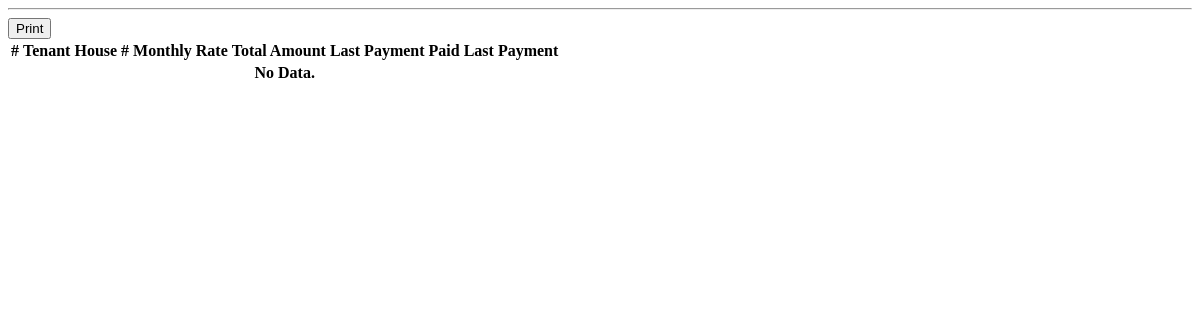
Before: /balance_report.php with the older database file.
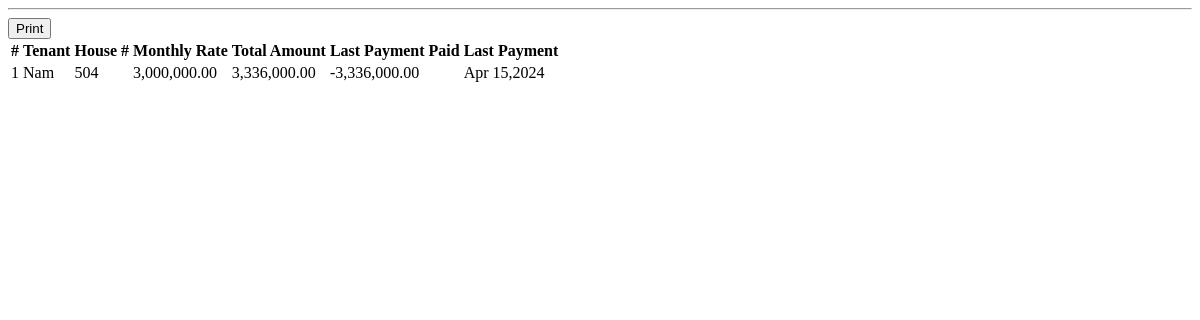
After: the same page with the newer database file.
### tables this page shows
CREATE TABLE `tenants` (
  `id` int(30) NOT NULL,
  `house_id` int(30) NOT NULL,
  `status` tinyint(1) NOT NULL DEFAULT 1 COMMENT '1 = active, 0= inactive',
  `date_in` date NOT NULL,
  `user_id` int(11) NOT NULL
);

CREATE TABLE `users` (
  `id` int(30) NOT NULL,
  `name` text NOT NULL,
  `username` varchar(200) NOT NULL,
  `password` text NOT NULL,
  `type` tinyint(1) NOT NULL DEFAULT 2 COMMENT '1=Admin,2=Staff',
  `phone` varchar(255) DEFAULT NULL,
  `email` varchar(255) NOT NULL
);

CREATE TABLE `houses` (
  `id` int(30) NOT NULL,
  `house_no` varchar(50) NOT NULL,
  `category_id` int(30) NOT NULL,
  `description` text NOT NULL,
  `price` double NOT NULL,
  `electricity_number` float NOT NULL,
  `water_meter` float NOT NULL
);

CREATE TABLE `payments` (
  `id` int(30) NOT NULL,
  `tenant_id` int(30) NOT NULL,
  `amount` float NOT NULL,
  `invoice` varchar(50) NOT NULL,
  `electricity_number` int(11) NOT NULL,
  `water_number` int(11) NOT NULL,
  `date_created` datetime NOT NULL DEFAULT current_timestamp(),
  `electricity_price` double NOT NULL,
  `water_price` double NOT NULL,
  `total_amount` double NOT NULL,
  `status` tinyint(4) NOT NULL
);

### balance_report.php (the view, shortened to what this page needs)
<?php include 'db_connect.php' ?>
<div class="container-fluid">
	<div class="col-lg-12">
		<div class="card">
			<div class="card-body">
				<div class="col-md-12">
					<hr>
						<div class="row">
							<div class="col-md-12 mb-2">
							<button class="btn btn-sm btn-block btn-success col-md-2 ml-1 float-right" type="button" id="print"><i class="fa fa-print"></i> Print</button>
							</div>
						</div>
					<div id="report">
						<div class="row">
							<table class="table table-bordered">
								<thead>
									<tr>
										<th>#</th>
										<th>Tenant</th>
										<th>House #</th>
										<th>Monthly Rate</th>
										<th>Total Amount</th>
										<th>Last Payment Paid</th>
										<th>Last Payment</th>
									</tr>
								</thead>
								<tbody>
									<?php
									$i = 1;
									$tenants =$conn->query("SELECT t.*, u.name as name,h.house_no,h.price FROM tenants t inner join houses h on h.id = t.house_id inner join users u on t.user_id = u.id where t.status = 1 order by h.house_no desc ");
									if($tenants->num_rows > 0):
									while($row=$tenants->fetch_assoc()):
										$paid = $conn->query("SELECT SUM(total_amount) as paid FROM payments where status = 1 and tenant_id =".$row['id']);
										if (!empty($paid->fetch_array()['paid'])):
											print_r($paid->fetch_array());
											$months = abs(strtotime(date('Y-m-d')." 23:59:59") - strtotime($row['date_in']." 23:59:59"));
											$months = floor(($months) / (30*60*60*24));
											$payable = $row['price'] * $months;
											$last_payment = $conn->query("SELECT * FROM payments where tenant_id =".$row['id']." and status = 1 order by unix_timestamp(date_created) desc limit 1");
											$last_paymentCheck = $last_payment->fetch_array();
											$paid = $paid->num_rows > 0 ? $last_paymentCheck['total_amount'] : 0;
											$last_payment = $last_payment->num_rows > 0 ? date("M d, Y",strtotime($last_paymentCheck['date_created'])) : 'N/A';
											$outstanding = $payable - $paid;
									?>
									<tr>
										<td><?php echo $i++ ?></td>
										<td><?php echo ucwords($row['name']) ?></td>
										<td><?php echo $row['house_no'] ?></td>
										<td class="text-right"><?php echo number_format($row['price'],2) ?></td>
										<td class="text-right"><?php echo number_format($paid,2) ?></td>
										<td class="text-right"><?php echo number_format($outstanding,2) ?></td>
										<td><?php echo date('M d,Y',strtotime($last_payment)) ?></td>
									</tr>
									<?php endif;?>
								<?php endwhile; ?>
								<?php else: ?>
									<tr>
										<th colspan="9"><center>No Data.</center></th>
									</tr>
								<?php endif; ?>
								</tbody>
							</table>
						</div>
					</div>
				</div>
			</div>
		</div>
	</div>
</div>

Changed rows visible on the page:
added tenants: user.name "Nam", house.house_no "504", house.price "3,000,000.00", payments.total_amount "3,336,000.00", outstanding "-3,336,000.00", payments.date_created "Apr 15,2024"
Other visible differences:
text no longer shown: "No Data."
